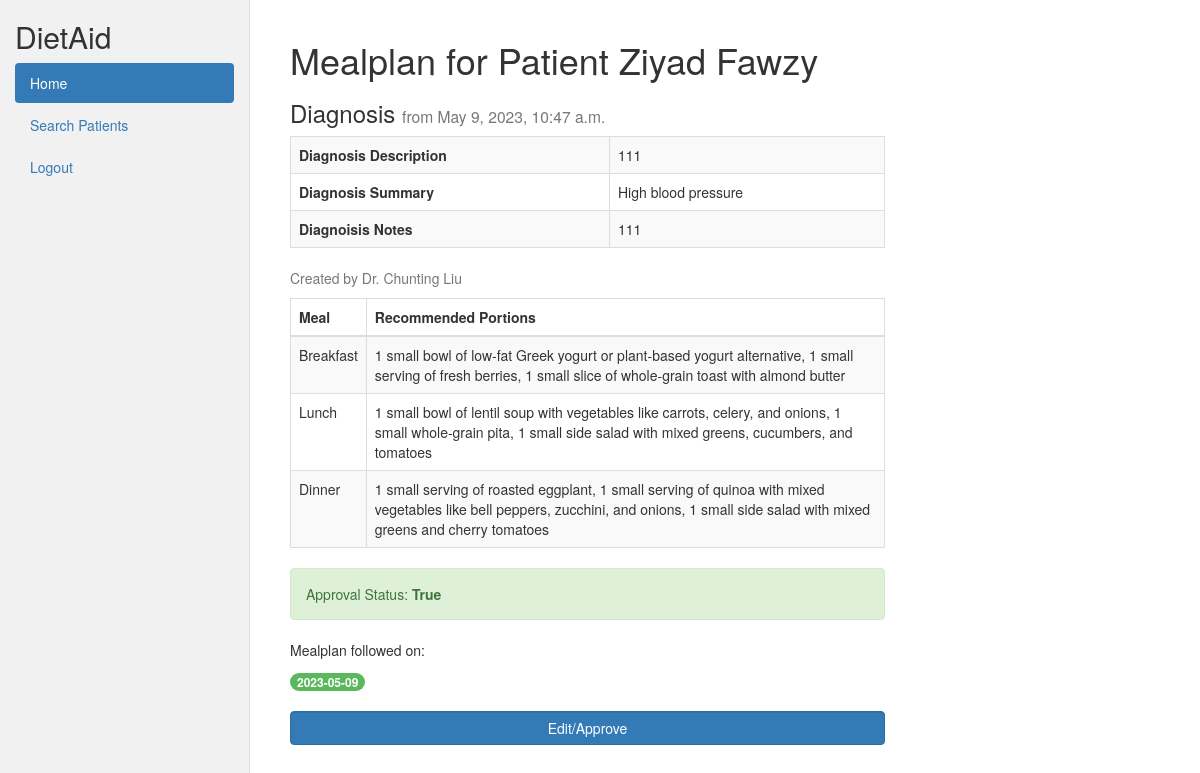
The page /catalog/mealplan/?mealplan_id=15 (signed in) on the database its author committed.
### catalog/models.py (models this page shows)
class Diagnosis(models.Model):
    patient_id = models.IntegerField()
    patient_lastname = models.CharField(max_length = 100)
    doctor_id = models.IntegerField()
    doctor_lastname = models.CharField(max_length = 100)
    description = models.CharField(max_length=500)
    summary = models.CharField(max_length = 100)
    notes = models.CharField(max_length = 300)
    created_at = models.DateTimeField(auto_now_add=True)
    updated_at = models.DateTimeField(auto_now=True)

class Mealplan(models.Model):
    patient_id = models.IntegerField()
    patient_lastname = models.CharField(max_length = 100)
    doctor_id = models.IntegerField()
    doctor_lastname = models.CharField(max_length = 100)
    diagnosis_id = models.IntegerField()
    preference = models.CharField(max_length = 500)
    allergy = models.CharField(max_length = 50)
    breakfast = models.CharField(max_length = 500)
    lunch = models.CharField(max_length = 500)
    dinner = models.CharField(max_length = 500)
    notes_from_doctor = models.CharField(max_length = 500)
    approved = models.BooleanField(default = False)
    checked_in_on = models.CharField(default = "", max_length=100)
    created_at = models.DateTimeField(auto_now_add=True)
    updated_at = models.DateTimeField(auto_now=True)

### catalog/views.py (the view, shortened to what this page needs)
# urls.py: path('mealplan/', views.mealplan_detail_view, name='mealplan-detail'),
@login_required
def mealplan_detail_view(request):
    mealplan = get_object_or_404(Mealplan, pk = request.GET.get('mealplan_id'))
    diagnosis = get_object_or_404(Diagnosis, pk = mealplan.diagnosis_id)
    if request.user.id != mealplan.patient_id and request.user.userprofile.role=="patient":
        return HttpResponseRedirect(reverse('not-authorized'))
    patient = get_object_or_404(User, pk = mealplan.patient_id)
    doctor = get_object_or_404(User, pk = mealplan.doctor_id)
    today = date.today()
    checked_in = False
    if str(today) in mealplan.checked_in_on.split(','):
        checked_in = True
    checked_in_log = mealplan.checked_in_on.split(',')
    context = {
        'diagnosis': diagnosis,
        'patient': patient,
        'doctor': doctor,
        'mealplan': mealplan,
        'is_doctor': is_doctor(request.user),
        'checked_in': checked_in,
        'checked_in_log': checked_in_log,
    }
    return render(request, 'catalog/mealplan_detail.html', context)

### catalog/views.py (called while the page is built)
def is_doctor(user):
    if(user.groups.filter(name='Doctor').exists()):
        return True
    else:
        return False

### catalog/templates/catalog/mealplan_detail.html (shortened to what this page needs)
{% extends "base_generic.html" %}
{% block content %}
    <h1>Mealplan for Patient {{patient.first_name}} {{patient.last_name}} </h1>
    <h3>Diagnosis <small>from  {{diagnosis.created_at}}</small></h3>
    <table class="table table-striped table-bordered">
        <tbody>
            <tr>
                <th>Diagnosis Description</td>
                <td>{{diagnosis.description}}</td>
            </tr>
            <tr>
                <th>Diagnosis Summary</td>
                <td>{{diagnosis.summary}}</td>
            </tr>
            <tr>
                <th>Diagnoisis Notes</td>
                <td>{{diagnosis.notes}}</td>
            </tr>
        </tbody>
    </table>
    <p class='text-muted'>Created by Dr. {{doctor.first_name}} {{doctor.last_name}}<p>
      <table class="table table-striped table-bordered">
        <thead>
          <tr>
            <th>Meal</th>
            <th class = "w-75">Recommended Portions</th>
          </tr>
        </thead>
        <tbody>
          <tr>
            <td scope = "row">Breakfast</td>
            <td>{{mealplan.breakfast}}</td>
          </tr>
          <tr>
            <td scope = "row">Lunch</td>
            <td>{{mealplan.lunch}}</td>
          </tr>
          <tr>
            <td scope = "row">Dinner</td>
            <td>{{mealplan.dinner}}</td>
          </tr>
        </tbody>
      </table>
    {%if mealplan.approved%}
        <div class="alert alert-success">
            Approval Status: <strong>{{mealplan.approved}}</strong>
        </div>
    {%else%}
        <div class="alert alert-danger">
            Approval Status: <strong>{{mealplan.approved}}</strong>
        </div>
    {%endif%}
    <div>
    <p>Mealplan followed on: </p>
    {% for log in checked_in_log%}
      <span class="badge progress-bar-success">{{log}}</span>
    {% endfor %}
    </div>
    {% if is_doctor%}
    <a href = "{% url 'edit-mealplan' %}?mealplan_id={{mealplan.id}}" class='form-control btn btn-primary'>Edit/Approve</a>
    {% endif %}
{% endblock %}

### rows shown on the page
Diagnosis: created_at "May 9, 2023, 10:47 a.m.", description "111", summary "High blood pressure", notes "111"
Mealplan: breakfast "1 small bowl of low-fat Greek yogurt or plant-based yogurt alternative, 1 small serving of fresh berries, 1 small slice of whole-grain toast with almond butter", lunch "1 small bowl of lentil soup with vegetables like carrots, celery, and onions, 1 small whole-grain pita, 1 small side salad with mixed greens, cucumbers, and tomatoes", dinner "1 small serving of roasted eggplant, 1 small serving of quinoa with mixed vegetables like bell peppers, zucchini, and onions, 1 small side salad with mixed greens and cherry tomatoes", approved "True", checked_in_log "2023-05-09"

### other values the page prints
{{ patient.first_name }} "Ziyad"
{{ patient.last_name }} "Fawzy"
{{ doctor.first_name }} "Chunting"
{{ doctor.last_name }} "Liu"
